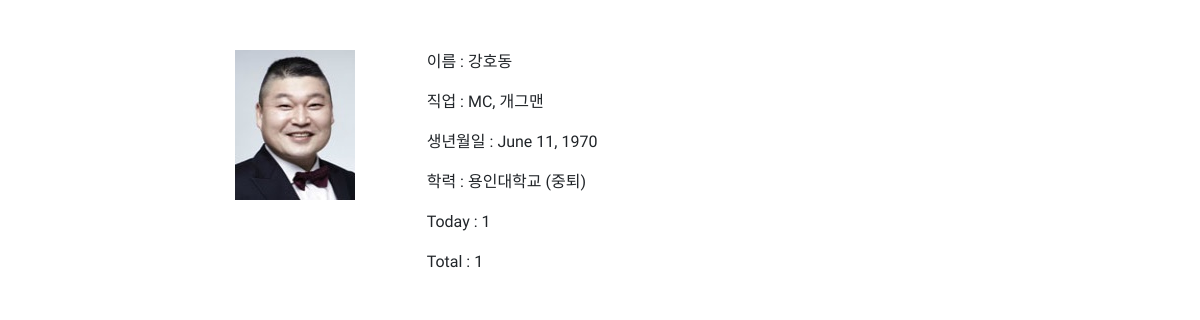
/detail/1, run on the app's committed database.
### myapp/models.py (models this page shows)
class Celebrity(models.Model):
    name = models.CharField(max_length = 64,verbose_name = '이름')
    birth = models.DateField(verbose_name = '생년월일')
    job = models.CharField(max_length = 64, verbose_name = '직업')
    edu = models.CharField(max_length = 256, verbose_name = '학력')
    photo = models.ImageField(upload_to = '%d')
    visitor_today = models.IntegerField(default = 0, verbose_name = '오늘 방문자')
    visitor_total = models.IntegerField(default = 0, verbose_name = '총 방문자')
    visited_day = models.TextField(blank = True, null = True, verbose_name = '방문일자')
    @property
    def visitor(self):
        today = datetime.today().strftime("%Y-%m-%d")
        if self.visited_day == today:
            self.visitor_today += 1
            self.visitor_total += 1
            self.save()
        else:
            self.visited_day = today
            self.visitor_today = 0
            self.visitor_today += 1
            self.visitor_total += 1
            self.save()

### myapp/views.py (the view)
# urls.py: path('detail/<int:pk>', views.detail, name='detail'),
def detail(request, pk):
    celebrity = get_object_or_404(Celebrity, pk=pk)
    visitor = celebrity.visitor
    return render(request, 'detail.html', {'celebrity':celebrity})

### myapp/templates/detail.html (shortened to what this page needs)
{% load static %}
<!DOCTYPE HTML>
<html>
<head>
    <link rel="stylesheet" href="https://stackpath.bootstrapcdn.com/bootstrap/4.5.2/css/bootstrap.min.css"
>
</head>
<form method='post' action='{% url "detail" celebrity.pk %}' enctype="multipart/form-data">
<div class="row" style="padding: 50px;">
    <div class="col" style="padding-left: 200px;"><img src="{{ celebrity.photo.url }}" alt=""></div>
    <div class="col-8">
        <p>이름 : {{ celebrity.name }}</p>
        <p>직업 : {{ celebrity.job }}</p>
        <p>생년월일 : {{ celebrity.birth }}</p>
        <p>학력 : {{ celebrity.edu }}</p>
        <p>Today : {{ celebrity.visitor_today }}</p>
        <p>Total : {{ celebrity.visitor_total }}</p>
    </div>
</div>
</form>
</body>
</html>

### myapp/templates/detail.html (style rules this page uses)
body, div { font-family: 'Do Hyeon', sans-serif; }

### data on the page
Celebrity: photo (picture), name "강호동", job "MC, 개그맨", birth "June 11, 1970", edu "용인대학교 (중퇴)", visitor_today "1", visitor_total "1"
